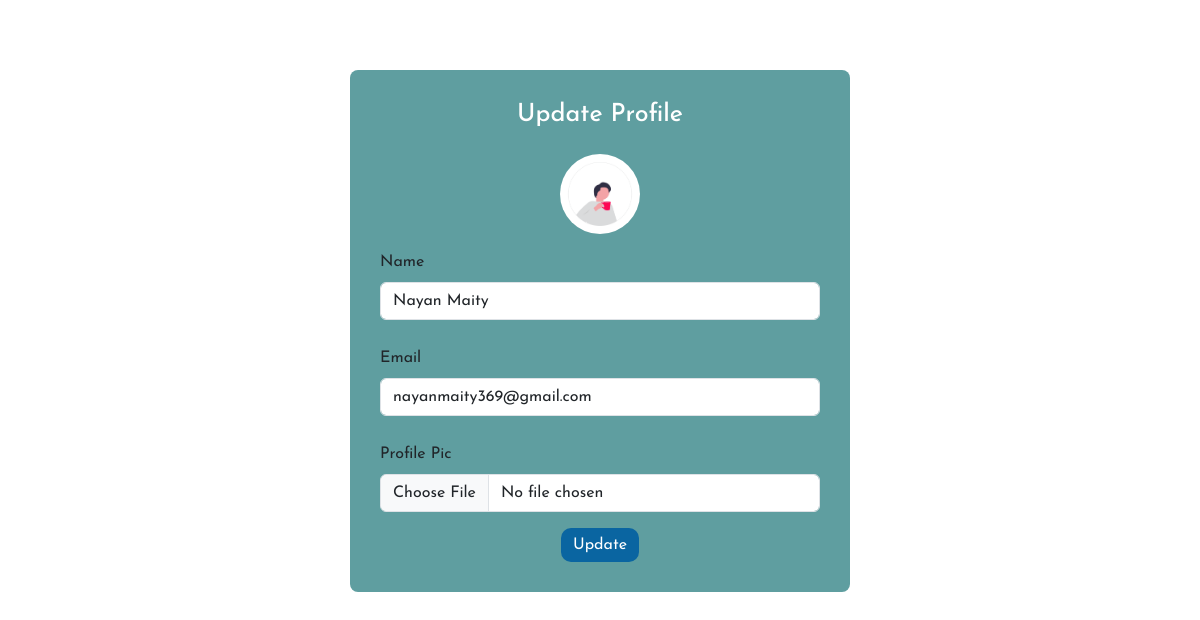
Page /update-profile.php (signed in) on the committed database.
### tables this page shows
CREATE TABLE `user` (
  `user_id` int(11) NOT NULL,
  `user_name` varchar(255) NOT NULL,
  `user_email` varchar(255) NOT NULL,
  `user_password` varchar(255) NOT NULL,
  `avatar` varchar(255) DEFAULT NULL,
  `user_role` enum('admin','user','blogger') NOT NULL DEFAULT 'user',
  `token` int(11) DEFAULT NULL,
  `create_user_data` varchar(255) DEFAULT NULL,
  `update_user_data` varchar(255) DEFAULT NULL,
  `user_show` enum('0','1') NOT NULL DEFAULT '1'
);

### update-profile.php (the view, shortened to what this page needs)
<?php
require_once("./config/connect.php");
$id = $_SESSION['id'];
$selectUser = "SELECT * FROM user WHERE user_id = '$id'";
$resUser = mysqli_fetch_assoc(mysqli_query($conn, $selectUser));
?>
<!DOCTYPE html>
<html lang="en">
<head>
    <link rel="stylesheet" type="text/css" href="./assets/css/style.css">
    <link rel="stylesheet" type="text/css" href="./assets/css/media.css">
    <link rel="stylesheet" href="https://cdn.jsdelivr.net/npm/bootstrap@5.3.3/dist/css/bootstrap.min.css">
    <link rel="stylesheet" href="https://cdnjs.cloudflare.com/ajax/libs/font-awesome/6.5.2/css/all.min.css">
</head>
<body>
    <div class="container-lg">
        <div class="row">
            <div class="col-lg-8 m-auto ">
                <section id="profile-main">
                    <form class="row g-3" name="update-profile-form" enctype="multipart/form-data" method="post">
                        <div class="col-12">
                            <div class="sec-title">
                                <h5 class="text-center">Update Profile</h5>
                            </div>
                        </div>
                        <div class="col-12">
                            <div class="profile-img">
                                <?php if ($resUser['avatar']) : ?>
                                    <img src="./uploads/<?php echo $resUser['avatar'] ?>" alt="Avatar">
                                <?php else : ?>
                                    <img src="./uploads/default_avatar.png" alt="Avatar">
                                <?php endif ?>
                            </div>
                        </div>
                        <div class="col-12">
                            <label class="form-label">Name</label>
                            <input type="text" class="form-control" name="update-name" value="<?php echo $resUser['user_name'] ?>">
                        </div>
                        <div class="col-12">
                            <label class="form-label">Email</label>
                            <input type="text" class="form-control" name="update-email" value="<?php echo $resUser['user_email'] ?>">
                        </div>
                        <div class="col-12 ">
                            <label for="formFile" class="form-label">Profile Pic</label>
                            <input class="form-control" type="file" name="update-file" id="formFile">
                        </div>
                        <div class="col-12 d-flex gap-3 justify-content-center align-items-center profile-btn">
                            <button type="submit" name="update-btn">Update</button>
                        </div>
                    </form>
                </section>
            </div>
        </div>
    </div>
</body>
</html>

### assets/css/style.css (style rules this page uses)
* { padding: 0; margin: 0; box-sizing: border-box; text-decoration: none !important; list-style: none !important; font-family: "Josefin Sans", sans-serif; }
body, html { scroll-behavior: smooth; overflow-x: hidden; position: relative; }
:root { --white: #fff; --light: #e9e6e6; --dark: #0e123a; --primary: #11476c; --secondary: #0a65a1; --info: #3893d0; --accent1: #24222b; --accent2: #3b5aa8; --accent3: #2a6adb; --success: #059753; --warning: #e1c706; --danger: #fe0654; }
#profile-main { max-width: 500px; height: auto; margin: 70px auto; padding: 30px; background-color: #5f9ea0; border-radius: 8px; }
.profile-img { width: 80px; height: 80px; margin: auto; overflow: hidden; border-radius: 50%; }
.profile-img img { width: 100%; height: 100%; object-fit: cover; }
.profile-btn a, .profile-btn button { padding: 5px 12px; border: none; border-radius: 10px; background-color: var(--secondary); color: var(--white); }
.sec-title h5 { font-size: 25px; color: var(--white); }

### rows in the picture
user: avatar (picture), update-name "Nayan Maity", update-email "nayanmaity369@gmail.com"
